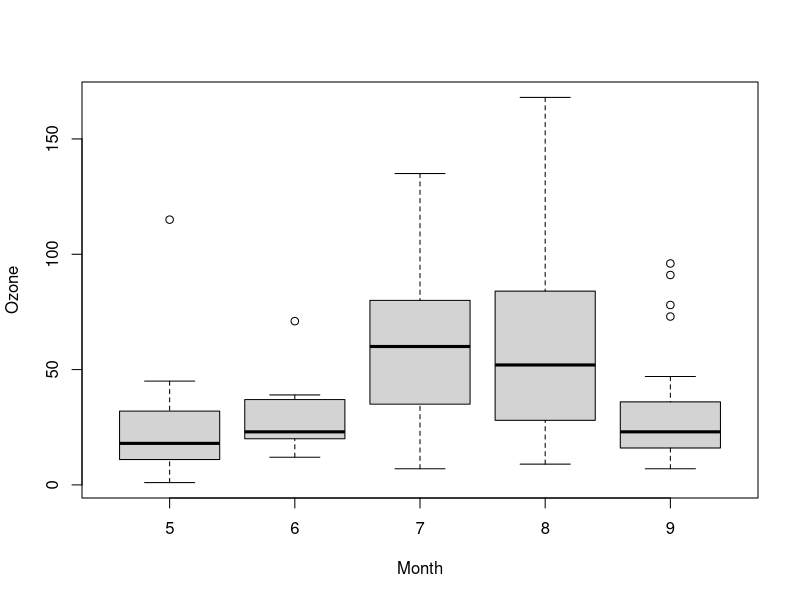
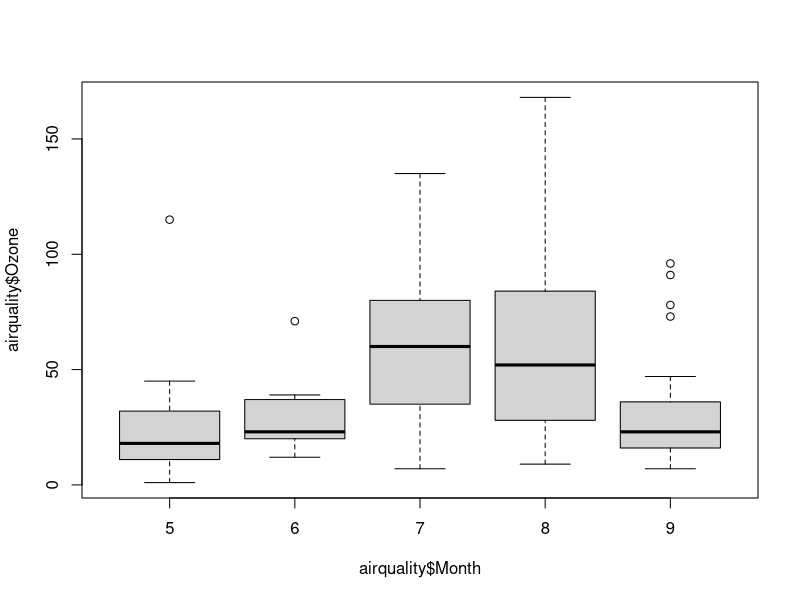

These charts were generated, in order, by the following R code:
## ---- chunk 1
d <- airquality[1:10,]
## subset
d
## ---- chunk 2
head(airquality)

boxplot(formula=Ozone~Month, data=airquality)
boxplot(airquality$Ozone~airquality$Month)
